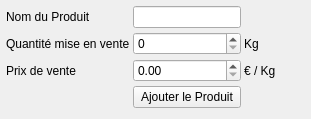
<?xml version="1.0" encoding="UTF-8"?>
<ui version="4.0">
 <class>WidgetProducteur</class>
 <widget class="QWidget" name="WidgetProducteur">
  <property name="enabled">
   <bool>true</bool>
  </property>
  <property name="geometry">
   <rect>
    <x>0</x>
    <y>0</y>
    <width>311</width>
    <height>107</height>
   </rect>
  </property>
  <property name="sizePolicy">
   <sizepolicy hsizetype="Maximum" vsizetype="Maximum">
    <horstretch>0</horstretch>
    <verstretch>0</verstretch>
   </sizepolicy>
  </property>
  <property name="minimumSize">
   <size>
    <width>0</width>
    <height>0</height>
   </size>
  </property>
  <property name="windowTitle">
   <string>Widget</string>
  </property>
  <layout class="QGridLayout" name="gridLayout_2">
   <property name="sizeConstraint">
    <enum>QLayout::SetMinimumSize</enum>
   </property>
   <property name="leftMargin">
    <number>6</number>
   </property>
   <property name="topMargin">
    <number>6</number>
   </property>
   <property name="horizontalSpacing">
    <number>3</number>
   </property>
   <property name="verticalSpacing">
    <number>4</number>
   </property>
   <item row="3" column="1">
    <widget class="QPushButton" name="buttonAjouterProduit">
     <property name="sizePolicy">
      <sizepolicy hsizetype="Preferred" vsizetype="Preferred">
       <horstretch>0</horstretch>
       <verstretch>0</verstretch>
      </sizepolicy>
     </property>
     <property name="text">
      <string>Ajouter le Produit</string>
     </property>
    </widget>
   </item>
   <item row="0" column="0">
    <widget class="QLabel" name="label">
     <property name="sizePolicy">
      <sizepolicy hsizetype="Preferred" vsizetype="Preferred">
       <horstretch>0</horstretch>
       <verstretch>0</verstretch>
      </sizepolicy>
     </property>
     <property name="text">
      <string>Nom du Produit</string>
     </property>
    </widget>
   </item>
   <item row="0" column="1">
    <widget class="QLineEdit" name="lineEditNom">
     <property name="sizePolicy">
      <sizepolicy hsizetype="Preferred" vsizetype="Preferred">
       <horstretch>0</horstretch>
       <verstretch>0</verstretch>
      </sizepolicy>
     </property>
    </widget>
   </item>
   <item row="2" column="2">
    <widget class="QLabel" name="label_4">
     <property name="sizePolicy">
      <sizepolicy hsizetype="Preferred" vsizetype="Preferred">
       <horstretch>0</horstretch>
       <verstretch>0</verstretch>
      </sizepolicy>
     </property>
     <property name="text">
      <string>€ / Kg</string>
     </property>
    </widget>
   </item>
   <item row="1" column="2">
    <widget class="QLabel" name="label_5">
     <property name="sizePolicy">
      <sizepolicy hsizetype="Preferred" vsizetype="Preferred">
       <horstretch>0</horstretch>
       <verstretch>0</verstretch>
      </sizepolicy>
     </property>
     <property name="text">
      <string>Kg</string>
     </property>
    </widget>
   </item>
   <item row="2" column="0">
    <widget class="QLabel" name="label_3">
     <property name="sizePolicy">
      <sizepolicy hsizetype="Preferred" vsizetype="Preferred">
       <horstretch>0</horstretch>
       <verstretch>0</verstretch>
      </sizepolicy>
     </property>
     <property name="text">
      <string>Prix de vente</string>
     </property>
    </widget>
   </item>
   <item row="1" column="1">
    <widget class="QSpinBox" name="spinQuantity">
     <property name="sizePolicy">
      <sizepolicy hsizetype="Preferred" vsizetype="Preferred">
       <horstretch>0</horstretch>
       <verstretch>0</verstretch>
      </sizepolicy>
     </property>
    </widget>
   </item>
   <item row="2" column="1">
    <widget class="QDoubleSpinBox" name="spinPrix">
     <property name="sizePolicy">
      <sizepolicy hsizetype="Preferred" vsizetype="Preferred">
       <horstretch>0</horstretch>
       <verstretch>0</verstretch>
      </sizepolicy>
     </property>
    </widget>
   </item>
   <item row="1" column="0">
    <widget class="QLabel" name="label_2">
     <property name="sizePolicy">
      <sizepolicy hsizetype="Preferred" vsizetype="Preferred">
       <horstretch>0</horstretch>
       <verstretch>0</verstretch>
      </sizepolicy>
     </property>
     <property name="text">
      <string>Quantité mise en vente</string>
     </property>
    </widget>
   </item>
  </layout>
 </widget>
 <resources/>
 <connections/>
</ui>
